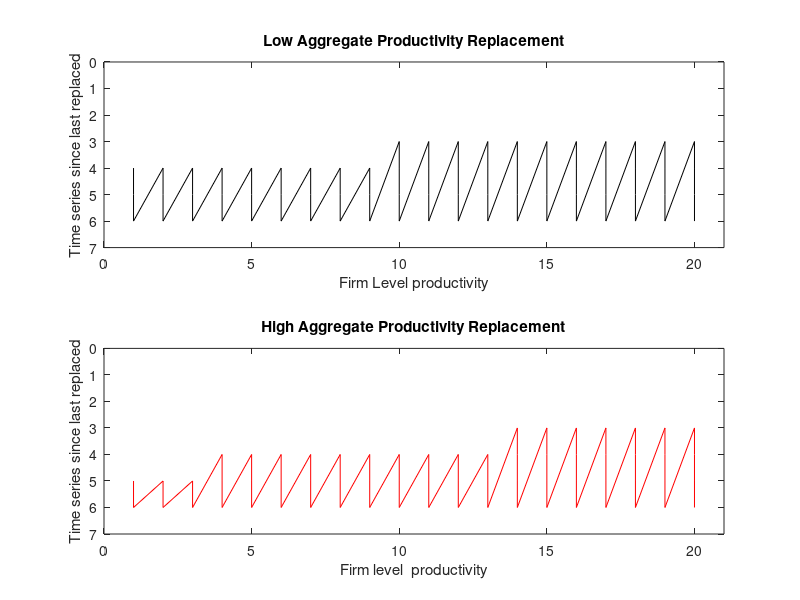
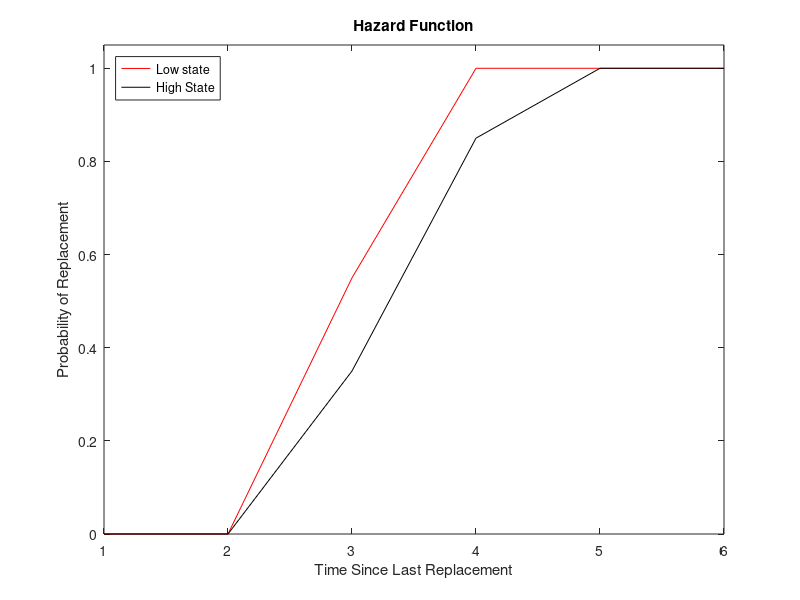
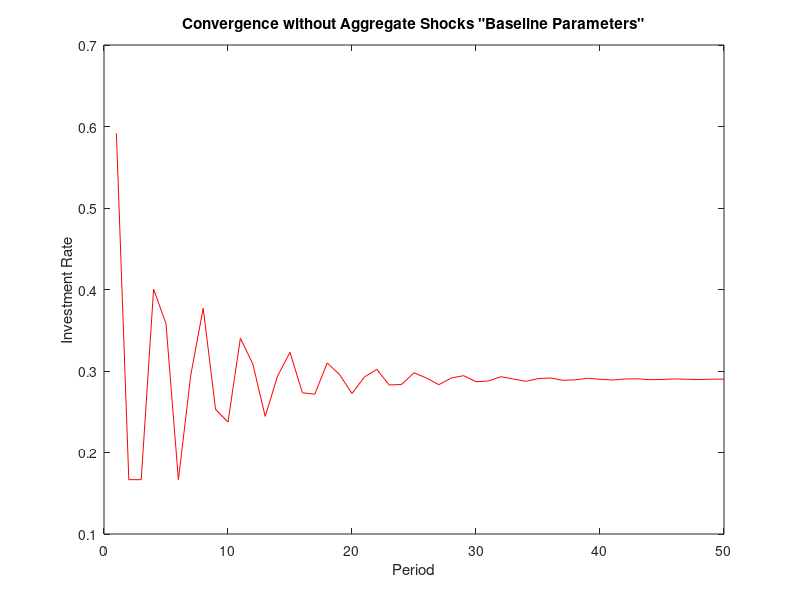
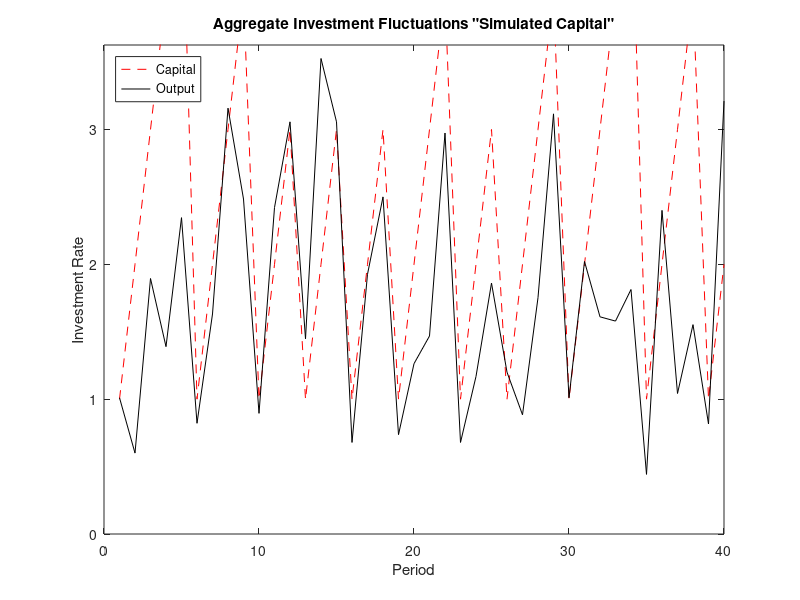

The MATLAB source for these figures, in order: (Note: this script raises an error after producing the figures.)
%%%%% Replication by Richmond Essieku %%%%%
% Cooper, Russell, John Haltiwanger, and Laura Power. 
% "Machine replacement and the business cycle: lumps and bumps." 
% American Economic Review 89, no. 4 (1999): 921-946.

%%%%%% The Value Function %%%%%%
% The decision model for machine replacement which determines the best action (replace or not)
% based on maximizing the value function V(k, A, e) that has two components:
% V^n(k, A, e) = A*e*f(k) + beta*EV(p*k, A', e') (continuing with existing capital)
% V^r(k, A, e) = A*e*f(k)*lambda - F + beta*EV(1, A', e') (replacing the capital)

% Setting parameter values based on the given problem
AH = 1.25;  % High productivity
AL = 0.75;  % Low productivity
A = [AH, AL];  % Array of productivity levels
delta = 0.1;  % Depreciation rate
beta = 0.9;  % Discount factor
mu = 1;  % Unused parameter in this snippet
rho = 1 - delta;  % Capital retention rate
F = 0.2;  % Cost of replacement
lambda = 0.75;  % Efficiency gain from new capital
N = 20;  % Number of grid points for epsilon
R = 6;  % Replacement period in years
% Transition probabilities for productivity states
P = [0.9, 0.1; 0.1, 0.9];

% Defining the grid for productivity shocks
e_min = 0.4;
e_max = 1.6;
e = linspace(e_min, e_max, N)';  % Epsilon values evenly spaced

% Defining the capital stock array
k = [1, cumprod(rho * ones(1, R - 1))];  % Array of depreciated capital values


% Part 1) Let initialize the following object

% (a) Constructing the three dimensional array following the directive of
% the question.
s = e * k;  % Compute potential revenues for each combination of shock and capital
rev = s * A(1);  % Revenue at high productivity
rev(:,:,2) = s * A(2);  % Revenue at low productivity

% For part(b), part(c), and part (d) will help to initialize the three
% dimensional array  for value functions, which is as follows
V_R = ones(size(rev));  % Initial guess for the value of replacing
V_N = zeros(size(rev));  % Initial guess for the value of not replacing
V0 = max(V_R, V_N);  % The overall initial guess for the value function

tol = 1e-9;  % Convergence tolerance for the iteration

% Part 2) The Value Function Iteration Loop

dif = 1;  % Initialize the difference for the while loop
count = 0;  % Iteration counter
maxits = 1e9;  % Maximum number of iterations

tic  % Start timer
while dif > tol && count < maxits
    z0 = zeros(size(rev));  % Initialize the policy function (replacement decision)
    for i = 1:2  % Loop over each productivity state
        V_R(:,:,i) = rev(:,:,i) * lambda - F + beta * (P(i,1) * repmat(V0(:,1,1), 1, R) + P(i,2) * repmat(V0(:,1,2), 1, R));
        for j = 1:R-1
            V_N(:,j,i) = rev(:,j,i) + beta * (P(i,1) * V0(:,j+1,1) + P(i,2) * V0(:,j+1,2));
        end
    end
    V1 = max(V_R, V_N);  % Update the overall value function
    z0(V1 == V_R) = 1;  % Update the policy (replacement decision)
    dif = max(max(max(abs(V1 - V0))));  % Calculate the maximum difference for convergence
    count = count + 1;  % Increment the counter
    V0 = V1;  % Update value function for the next iteration
end
toc  % Stop timer

% Part 3) Examining the policy function by Updating the cutoff level

R_new = 7;  % New cutoff level after extending the period

k1 = [1, cumprod(rho * ones(1, R_new - 1))];  % New capital stock array

% (a) Recreating the three dimensional array revenue function matrix for the new grid points
s1 = e * k1;  % Potential revenues with new capital stock
rev1 = s1 * A(1);  % High productivity revenue
rev1(:,:,2) = s1 * A(2);  % Low productivity revenue

% (b), (c), and (d) Reinitializing 3D arrays for value functions with new capital stock
V_R1 = ones(size(rev1));  % Initial guess for the value of replacing
V_N1 = zeros(size(rev1));  % Initial guess for the value of not replacing
V00 = max(V_R1, V_N1);  % Overall initial guess for the value function

dif = 1;  % Reset difference for loop
count = 0;  % Reset counter
maxits = 1e9;  % Reset maximum iterations

tic  % Start timer
while dif > tol && count < maxits
    z01 = zeros(size(rev1));  % Initialize policy function for the new capital stock
    for i = 1:2  % Loop over each productivity state for new capital stock
        V_R1(:,:,i) = rev1(:,:,i) * lambda - F + beta * (P(i,1) * repmat(V00(:,1,1), 1, R_new) + P(i,2) * repmat(V00(:,1,2), 1, R_new));
        for j = 1:R_new-1
            V_N1(:,j,i) = rev1(:,j,i) + beta * (P(i,1) * V00(:,j+1,1) + P(i,2) * V00(:,j+1,2));
        end
    end
    V11 = max(V_R1, V_N1);  % Update the overall value function with new capital stock
    z01(V11 == V_R1) = 1;  % Update policy function
    dif = max(max(max(abs(V11 - V00))));  % Calculate maximum difference for convergence
    count = count + 1;  % Increment counter
    V00 = V11;  % Update value function for the next iteration
end
toc  % Stop timer


% Part 4) Ploting the policy function using Spy Plot
% Visualization of the replacement decision over time and productivity states

figure(1)
subplot(2,1,1)
spy(z0(:,:,1)', 'black')  % Spy plot for low aggregate productivity
xlabel('Firm Level productivity')
ylabel('Time series since last replaced')
title('Low Aggregate Productivity Replacement')

subplot(2,1,2)
spy(z0(:,:,2)', 'red')  % Spy plot for high aggregate productivity
xlabel('Firm level  productivity')
ylabel('Time series since last replaced')
title('High Aggregate Productivity Replacement')

% Interpretation of policy function: As capital ages, reaching the threshold (R=6 years),
% firms are more likely to replace old capital especially in higher productivity conditions,
% reflecting a strategic response to balance between capital costs and potential revenue gains.


% Part 5) Ploting the Capital Replacement Hazard Function H(k,A)
% Calculate the probability of replacing capital as it ages

H = zeros(R, 2);  % Initialize hazard function array

for i = 1:2  % Loop through each productivity state
    for j = 1:R  % Loop through each year up to replacement threshold
        H(j, i) = sum(z0(:, j, i)) / N;  % Calculate probability of replacement
    end
end

time = 1:R;  % Time array for plotting

figure(2)
plot(time, H(:, 1), 'red', time, H(:, 2), 'black')  % Plot hazard functions for both productivity states
title('Hazard Function')
xlabel('Time Since Last Replacement')
ylabel('Probability of Replacement')
legend('Low state', 'High State','Location', 'northwest')
xlim([1 R])
ylim([0 1.05])

% Part 6) Time Series Analysis through simulation
% Simulate the impact of capital replacement decisions on firm's output over time

ts = 40;  % Number of time steps for simulation
T = 160;  % Total time for aggregate state simulation
Time = 1:ts;  % Time array for plotting
E = randi(N, 1, ts);  % Randomly generate productivity shocks for each time step
esim = e(E);  % Corresponding productivity values

AT = zeros(1, T);  % Initialize array for aggregate states
AT(1) = 2;  % Start from high productivity state

for i = 2:T  % Markov process to simulate transitions between productivity states
    if AT(i-1) == 1
        AT(i) = randsample(1:2, 1, true, P(1, :));  % Transition from low to either state
    else
        AT(i) = randsample(1:2, 1, true, P(2, :));  % Transition from high to either state
    end
end

Asim = A(AT);  % Corresponding aggregate productivity states

Y = zeros(1, ts);  % Initialize output array
K = zeros(1, ts + 1);  % Initialize capital array
K(1) = 1;  % Start with new capital
sim_K = zeros(1, ts + 1);  % Initialize simulated capital array
sim_K(1) = 1;  % Start with new capital

for i = 1:ts  % Loop over each time step
    simoutput(i) = K(K(i)) * Asim(i) * esim(i) * (1 - z0(E(i), K(i), AT(i))) + z0(E(i), K(i), AT(i)) * (lambda * K(K(i)) * Asim(i) * esim(i) - F);
    if z0(E(i), K(i), AT(i)) == 1
        K(i + 1) = 1;  % Reset capital if replaced
        sim_K(i + 1) = K(K(i + 1));  % Update simulated capital
    else
        K(i + 1) = K(i) + 1;  % Age the capital if not replaced
        sim_K(i + 1) = K(K(i + 1));  % Update simulated capital
    end
end

figure(4)
plot(Time, sim_K(1:ts), 'red--', Time, simoutput, 'black-')  % Plot simulated capital and output
title('Aggregate Investment Fluctuations "Simulated Capital"')
xlabel('Period')
ylabel('Investment Rate')
ylim([0 max(simoutput) + 0.1])
legend('Capital', 'Output', 'location', 'northwest')

% Part 7) Rate of Investment
% Analyze how the investment rate converges over time under fixed aggregate productivity

tt = 50;  % Total time steps for investment rate analysis
n = 6;  % Number of firms
ir = zeros(tt, 1);  % Initialize investment rate array
w = zeros(N, tt + 1);  % Initialize array for number of firms at each capital vintage
w(:, 1) = ones(N, 1);  % Start with one firm at each vintage
A_index = 1;  % Fix productivity state for simplicity

for i = 1:tt  % Loop over each time step
    for j = 1:n  % Loop over each firm
        ir(i) = ir(i) + H(j, A_index) * w(j, i);  % Calculate investment rate
    end
    w(1, i + 1) = ir(i);  % Update number of firms at new capital
    for j = 2:n
        w(j, i + 1) = (1 - H(j - 1, A_index)) * w(j - 1, i);  % Update number of firms at aged capital
    end
end

ir = ir / n;  % Normalize investment rate by number of firms

figure(3)
plot(1:tt, ir, 'red')  % Plot investment rate over time
title('Convergence without Aggregate Shocks "Baseline Parameters"')
xlabel('Period')
ylabel('Investment Rate')

% Part 8) The Markov process
% Simulate investment rate under a Markov process for aggregate state transitions

ir2 = zeros(T - 1, 1);  % Initialize investment rate array for Markov process
w1 = zeros(n, T);  % Initialize array for number of firms at each capital vintage under Markov process
w1(:, 1) = ones(n, 1);  % Start with one firm at each vintage

for i = 1:T - 1  % Loop over each time step
    for j = 1:n  % Loop over each firm
        ir2(i) = ir2(i) + H(j, AT(i)) * w1(j, i);  % Calculate investment rate under Markov process
    end
    w1(1, i + 1) = ir2(i);  % Update number of firms at new capital
    for j = 2:n
        w1(j, i + 1) = (1 - H(j - 1, AT(i))) * w1(j - 1, i);  % Update number of firms at aged capital
    end
end

ir2 = ir2 / n;  % Normalize investment rate by number of firms

figure('Name', '3 and 4');
[y, line1, line2] = plotyy(1:T - 1, ir2, 1:T, Asim);  % Plot investment rate and aggregate state
line1.Color = 'red';  % Set color for investment rate line
line2.Color = 'black';  % Set color for aggregate state line
ylabel(y(1), 'Investment Rate', 'Color', 'black')  % Label for investment rate
ylabel(y(2), 'Aggregate State', 'Color', 'black')  % Label for aggregate state
xlabel('Period', 'FontWeight', 'bold')  % Bold label for period
line2.LineStyle = '-.';  % Dotted line for aggregate state
line2.Marker = '*';  % Marker for aggregate state
title('Aggregate Investment Fluctuations - Baseline Simulation')

% Part 9) Please see the implication described in the attached PDF file

